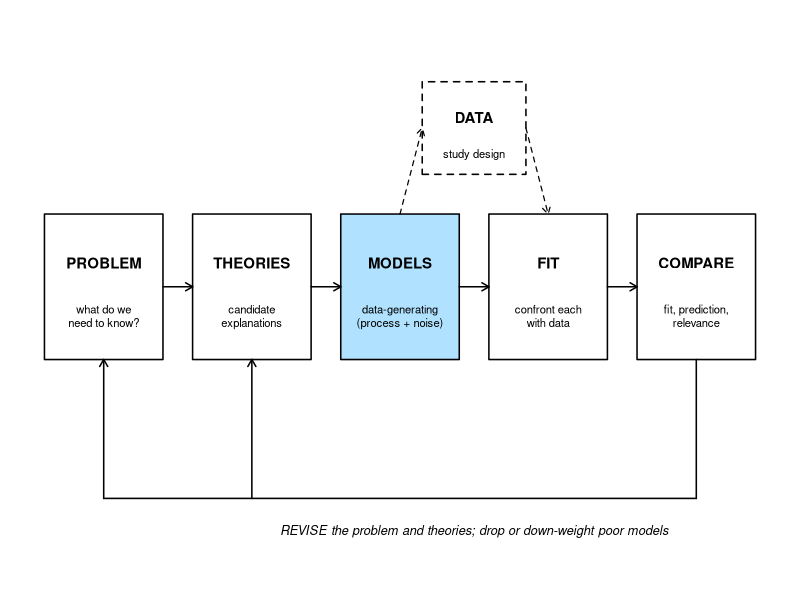
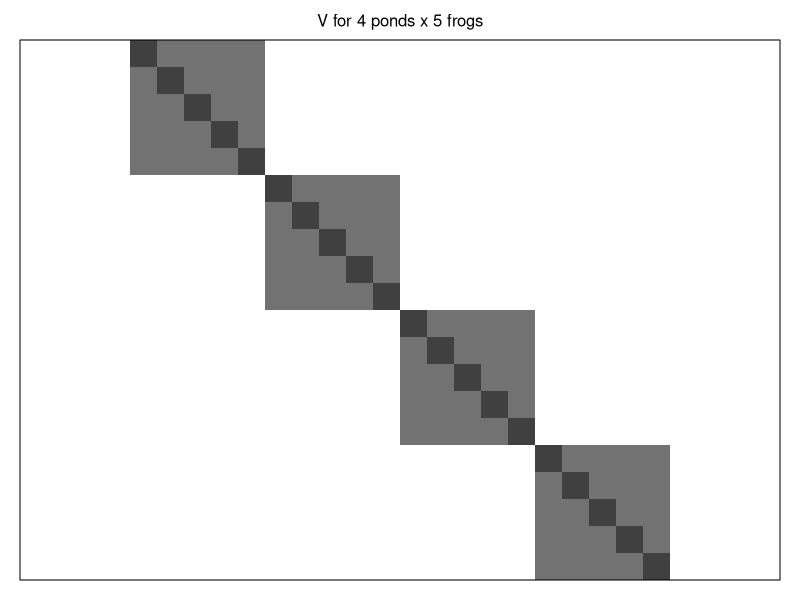
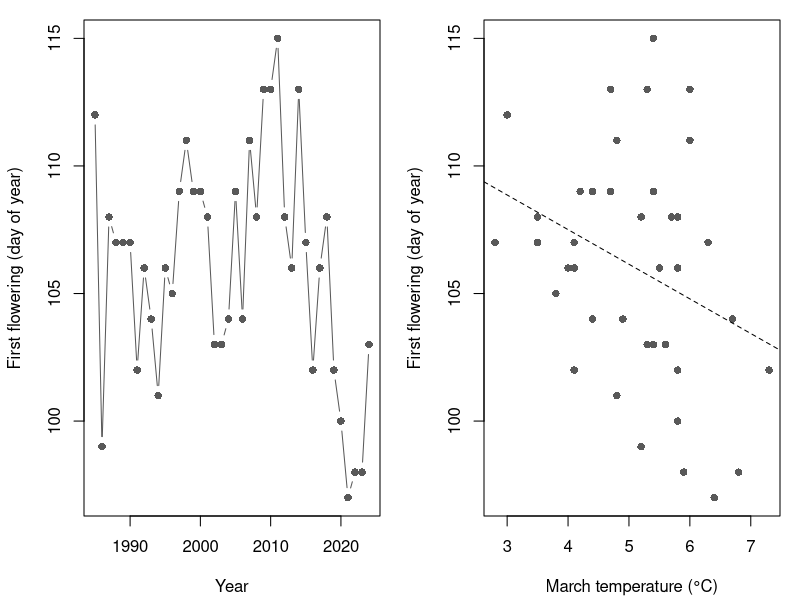
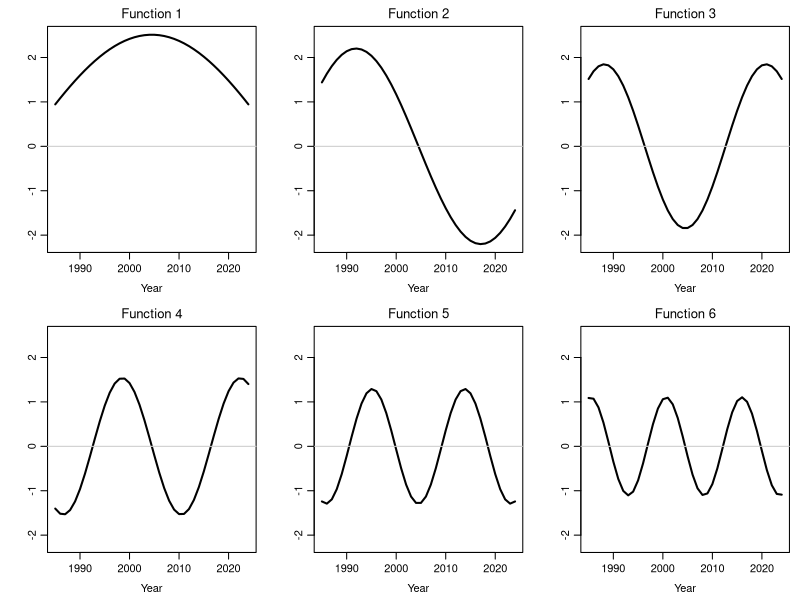
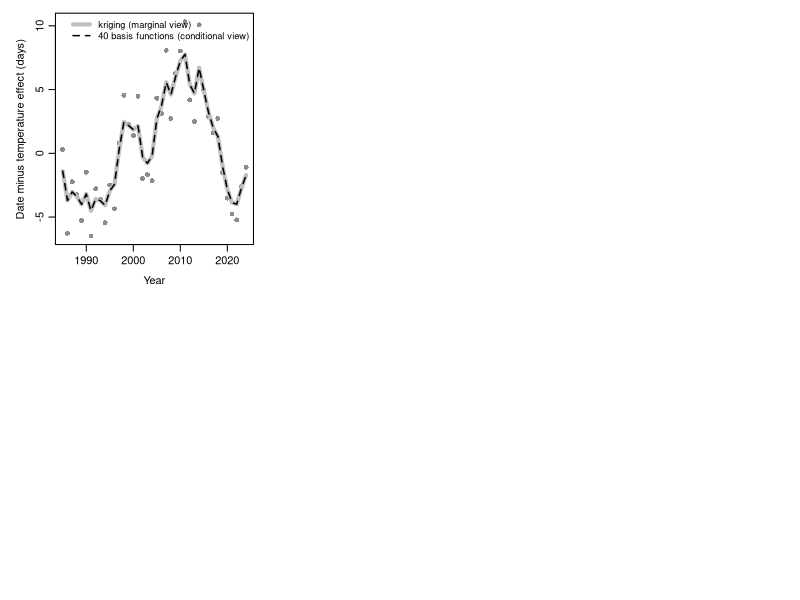

Generate these figures, in order, with R: (Note: this script raises an error after producing the figures.)
## ---- chunk 1
knitr::opts_chunk$set(echo = TRUE, warning = FALSE, message = FALSE,
                      fig.width = 7, fig.height = 4.5, fig.align = "center")
widget <- function(file) htmltools::includeHTML(file.path("widgets", file))
f1 <- function(v) formatC(round(v, 1) + 0, format = "f", digits = 1)
f2 <- function(v) formatC(round(v, 2) + 0, format = "f", digits = 2)
f3 <- function(v) formatC(round(v, 3) + 0, format = "f", digits = 3)
## ---- chunk 2
draw_workflow <- function(highlight = NULL, cex = 0.9) {
  boxes <- c("PROBLEM", "THEORIES", "MODELS", "FIT", "COMPARE")
  subs <- c("what do we\nneed to know?", "candidate\nexplanations",
            "data-generating\n(process + noise)", "confront each\nwith data",
            "fit, prediction,\nrelevance")
  x <- seq(1, 9, by = 2)
  y <- 2
  w <- 0.8
  h <- 0.55
  shade <- function(lab) if (!is.null(highlight) && lab == highlight) "lightskyblue1" else "white"
  par(mar = c(0, 0, 0, 0))
  plot(NA, xlim = c(0, 10), ylim = c(-0.2, 4), axes = FALSE, xlab = "", ylab = "")
  for (i in seq_along(boxes)) {
    rect(x[i] - w, y - h, x[i] + w, y + h, col = shade(boxes[i]), lwd = 1.5)
    text(x[i], y + 0.18, boxes[i], font = 2, cex = cex)
    text(x[i], y - 0.22, subs[i], cex = cex * 0.75)
  }
  arrows(x[-5] + w, y, x[-1] - w, y, length = 0.08, lwd = 1.5)
  rect(6 - 0.7, 3.2 - 0.35, 6 + 0.7, 3.2 + 0.35, lty = 2, lwd = 1.5)
  text(6, 3.28, "DATA", font = 2, cex = cex)
  text(6, 3.0, "study design", cex = cex * 0.75)
  arrows(x[3], y + h, 6 - 0.7, 3.2, length = 0.08, lty = 2, lwd = 1.2)
  arrows(6 + 0.7, 3.2, x[4], y + h, length = 0.08, lty = 2, lwd = 1.2)
  segments(x[5], y - h, x[5], 0.4, lwd = 1.5)
  segments(x[5], 0.4, x[1], 0.4, lwd = 1.5)
  arrows(x[c(1, 2)], 0.4, x[c(1, 2)], y - h, length = 0.08, lwd = 1.5)
  text(6, 0.15, "REVISE the problem and theories; drop or down-weight poor models",
       cex = cex * 0.85, font = 3)
}
## ---- chunk 3
draw_workflow("MODELS")
## ---- chunk 4
set.seed(7)
pond <- factor(rep(LETTERS[1:4], each = 5))
a_true <- rnorm(4, 0, 0.8)
load <- round(3 + a_true[pond] + rnorm(20, 0, 0.5), 1)
tapply(load, pond, mean)
## ---- chunk 5
library(mvtnorm)
Z <- model.matrix(~ pond - 1)
nll_ri <- function(p) {
  V <- exp(2 * p[2]) * Z %*% t(Z) + exp(2 * p[3]) * diag(20)   # V = sigma_a^2 Z Z' + sigma_e^2 I
  -dmvnorm(load, rep(p[1], 20), V, log = TRUE)
}
fit_ri <- optim(c(3, 0, 0), nll_ri, method = "BFGS")
mu_hat <- fit_ri$par[1]
sig_a <- exp(fit_ri$par[2])
sig_e <- exp(fit_ri$par[3])
c(mu = mu_hat, sigma_a = sig_a, sigma_e = sig_e, logLik = -fit_ri$value)
## ---- chunk 6
V_ri <- sig_a^2 * Z %*% t(Z) + sig_e^2 * diag(20)
par(mar = c(1, 1, 2, 1))
image(1:20, 1:20, V_ri[, 20:1], col = grey(seq(1, 0.25, length.out = 50)),
      axes = FALSE, xlab = "", ylab = "", asp = 1)
title(main = "V for 4 ponds x 5 frogs", font.main = 1, cex.main = 1)
box()
## ---- chunk 7
V_ri <- sig_a^2 * Z %*% t(Z) + sig_e^2 * diag(20)
lambda_ri <- sig_e^2 / sig_a^2
C <- cbind(1, Z)
P <- diag(c(0, rep(lambda_ri, 4)))   # no penalty on the intercept
est <- solve(t(C) %*% C + P, t(C) %*% load)
blup <- sig_a^2 * t(Z) %*% solve(V_ri, load - mu_hat)   # marginal: G Z' V^-1 (y - X beta)
library(lme4)
m_ri <- lmer(load ~ 1 + (1 | pond), REML = FALSE)
cbind(conditional = est[-1], marginal = drop(blup), lmer = ranef(m_ri)$pond[, 1])
## ---- chunk 8
set.seed(12)
n <- 40
year <- 1985:2024
yr <- year - 1985
temp <- round(4 + 0.06 * yr + rnorm(n, 0, 0.7), 1)   # March mean temperature (°C)
D <- abs(outer(yr, yr, "-"))
field <- drop(t(chol(25 * exp(-D / 6))) %*% rnorm(n))   # sigma_s 5, length-scale 6 yr
day <- round(120 - 3 * temp + field + rnorm(n, 0, 2))
phen <- data.frame(year, yr, temp, day)
## ---- chunk 9
m_lm <- lm(day ~ temp, data = phen)
par(mfrow = c(1, 2), mar = c(4.2, 4.2, 1, 1))
plot(day ~ year, data = phen, type = "b", pch = 16, col = "grey35",
     xlab = "Year", ylab = "First flowering (day of year)")
plot(day ~ temp, data = phen, pch = 16, col = "grey35",
     xlab = "March temperature (°C)", ylab = "First flowering (day of year)")
abline(m_lm, lty = 2)
## ---- chunk 10
library(mgcv)
g_ml <- gam(day ~ temp + s(yr, bs = "ps", k = 20), data = phen, method = "ML")
c(temp = coef(g_ml)[["temp"]], lambda = g_ml$sp, edf = sum(g_ml$edf[-(1:2)]))
## ---- chunk 11
sm <- smoothCon(s(yr, bs = "ps", k = 20), data = phen, absorb.cons = TRUE)[[1]]
re <- smooth2random(sm, names(phen), type = 2)
Xf <- re$Xf          # unpenalized part
Xr <- re$rand[[1]]   # penalized part: coefficients iid N(0, sigma_b^2)
c(ncol(Xf), ncol(Xr))
## ---- chunk 12
X_gam <- cbind(1, phen$temp, Xf)
nll_gam <- function(q) {
  V <- exp(2 * q[1]) * Xr %*% t(Xr) + exp(2 * q[2]) * diag(n)
  b <- solve(t(X_gam) %*% solve(V, X_gam), t(X_gam) %*% solve(V, phen$day))
  -dmvnorm(phen$day, drop(X_gam %*% b), V, log = TRUE)
}
fit_gm <- optim(c(0, log(2)), nll_gam, method = "BFGS")
sd_gm <- exp(fit_gm$par)   # sigma_b, sigma_e
V_gm <- sd_gm[1]^2 * Xr %*% t(Xr) + sd_gm[2]^2 * diag(n)
b_gm <- solve(t(X_gam) %*% solve(V_gm, X_gam), t(X_gam) %*% solve(V_gm, phen$day))
c(temp = b_gm[2], lambda = sd_gm[2]^2 / sd_gm[1]^2)
## ---- chunk 13
X <- cbind(1, phen$temp)
nll_exp <- function(p) {
  V <- exp(2 * p[3]) * exp(-D / exp(p[4])) + exp(2 * p[5]) * diag(n)
  -dmvnorm(phen$day, drop(X %*% p[1:2]), V, log = TRUE)
}
fit_exp <- optim(c(coef(m_lm), log(4), log(5), log(2)), nll_exp,
                 method = "BFGS", hessian = TRUE)
pe <- fit_exp$par
sig_s <- exp(pe[3]); ell <- exp(pe[4]); sig_e2 <- exp(pe[5])
se_exp <- sqrt(diag(solve(fit_exp$hessian)))
c(temp = pe[[2]], SE = se_exp[[2]], sigma_s = sig_s, ell = ell, sigma_e = sig_e2,
  logLik = -fit_exp$value)
## ---- chunk 14
library(nlme)
m_gls <- gls(day ~ temp, data = phen, method = "ML",
             correlation = corExp(form = ~ yr, nugget = TRUE))
## ---- chunk 15
K <- sig_s^2 * exp(-D / ell)
eg <- eigen(K, symmetric = TRUE)
B <- eg$vectors %*% diag(sqrt(eg$values))
share <- cumsum(eg$values) / sum(eg$values)
## ---- chunk 16
par(mfrow = c(2, 3), mar = c(3.6, 3.6, 2, 0.8), mgp = c(2.2, 0.7, 0))
for (k in 1:6) {
  plot(year, B[, k], type = "l", lwd = 2, ylim = range(B[, 1:6]),
       xlab = "Year", ylab = "", main = paste("Function", k), font.main = 1)
  abline(h = 0, col = "grey80")
}
## ---- chunk 17
C <- cbind(X, B)
P <- diag(c(0, 0, rep(sig_e2^2, n)))   # penalty sigma_e^2 * gamma'gamma
est_c <- solve(t(C) %*% C + P, t(C) %*% phen$day)
V_exp <- K + sig_e2^2 * diag(n)
b_gls <- solve(t(X) %*% solve(V_exp, X), t(X) %*% solve(V_exp, phen$day))
krig <- K %*% solve(V_exp, phen$day - X %*% b_gls)   # kriging prediction of the field
c(temp_conditional = est_c[2], temp_marginal = b_gls[2],
  max_curve_difference = max(abs(B %*% est_c[-(1:2)] - krig)))
## ---- chunk 18
par(mar = c(4.2, 4.2, 1, 1))
r_exp <- phen$day - drop(X %*% b_gls)
plot(year, r_exp, pch = 16, col = "grey55", xlab = "Year",
     ylab = "Date minus temperature effect (days)")
lines(year, krig, lwd = 4, col = "grey75")
lines(year, B %*% est_c[-(1:2)], lwd = 1.5, lty = 2)
legend("topright", c("kriging (marginal view)", "40 basis functions (conditional view)"),
       lwd = c(4, 1.5), lty = c(1, 2), col = c("grey75", "black"), bty = "n", cex = 0.85)
## ---- chunk 19
low_rank <- t(sapply(c(3, 5, 10, 20, 40), function(k) {
  Bk <- B[, seq_len(k), drop = FALSE]
  Vk <- Bk %*% t(Bk) + sig_e2^2 * diag(n)
  bk <- solve(t(X) %*% solve(Vk, X), t(X) %*% solve(Vk, phen$day))
  c(k = k, variance_share = share[k], temp = bk[2],
    logLik = dmvnorm(phen$day, drop(X %*% bk), Vk, log = TRUE))
}))
round(low_rank, 3)
## ---- chunk 20
widget("smooth_covariance.html")
## ---- chunk 21
X3 <- cbind(1, phen$temp, phen$yr)
nll_exp3 <- function(p) {
  V <- exp(2 * p[4]) * exp(-D / exp(p[5])) + exp(2 * p[6]) * diag(n)
  -dmvnorm(phen$day, drop(X3 %*% p[1:3]), V, log = TRUE)
}
fit_exp3 <- optim(c(coef(lm(day ~ temp + yr, data = phen)), log(4), log(5), log(2)),
                  nll_exp3, method = "BFGS", hessian = TRUE)
se_exp3 <- sqrt(diag(solve(fit_exp3$hessian)))
c(temp = fit_exp3$par[[2]], trend = fit_exp3$par[[3]], trend_SE = se_exp3[[3]],
  logLik = -fit_exp3$value)
## ---- chunk 22
g_reml <- gam(day ~ temp + s(yr, bs = "ps", k = 20), data = phen, method = "REML")
g_fx <- gam(day ~ temp + s(yr, k = 10, fx = TRUE), data = phen)
tab <- data.frame(
  Model = c("`lm()`, independent errors",
            "exponential covariance",
            "exponential covariance + linear trend",
            "P-spline smooth of year (REML)",
            "regression spline, 9 df, no penalty"),
  View = c("", "second order", "both", "first order", "first order (fixed)"),
  Slope = f2(c(coef(m_lm)[2], pe[2], fit_exp3$par[2], coef(g_reml)[2], coef(g_fx)[2])),
  SE = f2(c(summary(m_lm)$coef[2, 2], se_exp[2], se_exp3[2],
            summary(g_reml)$se[2], summary(g_fx)$se[2])))
names(tab)[3:4] <- c("Temperature slope (days/°C)", "SE")
knitr::kable(tab, align = "llrr")
## ---- chunk 23
set.seed(746)
s_draw <- rnorm(1e6, 0, 0.8)
c(at_s_zero = exp(log(5)), marginal_simulated = mean(exp(log(5) + s_draw)),
  marginal_formula = 5 * exp(0.8^2 / 2))
